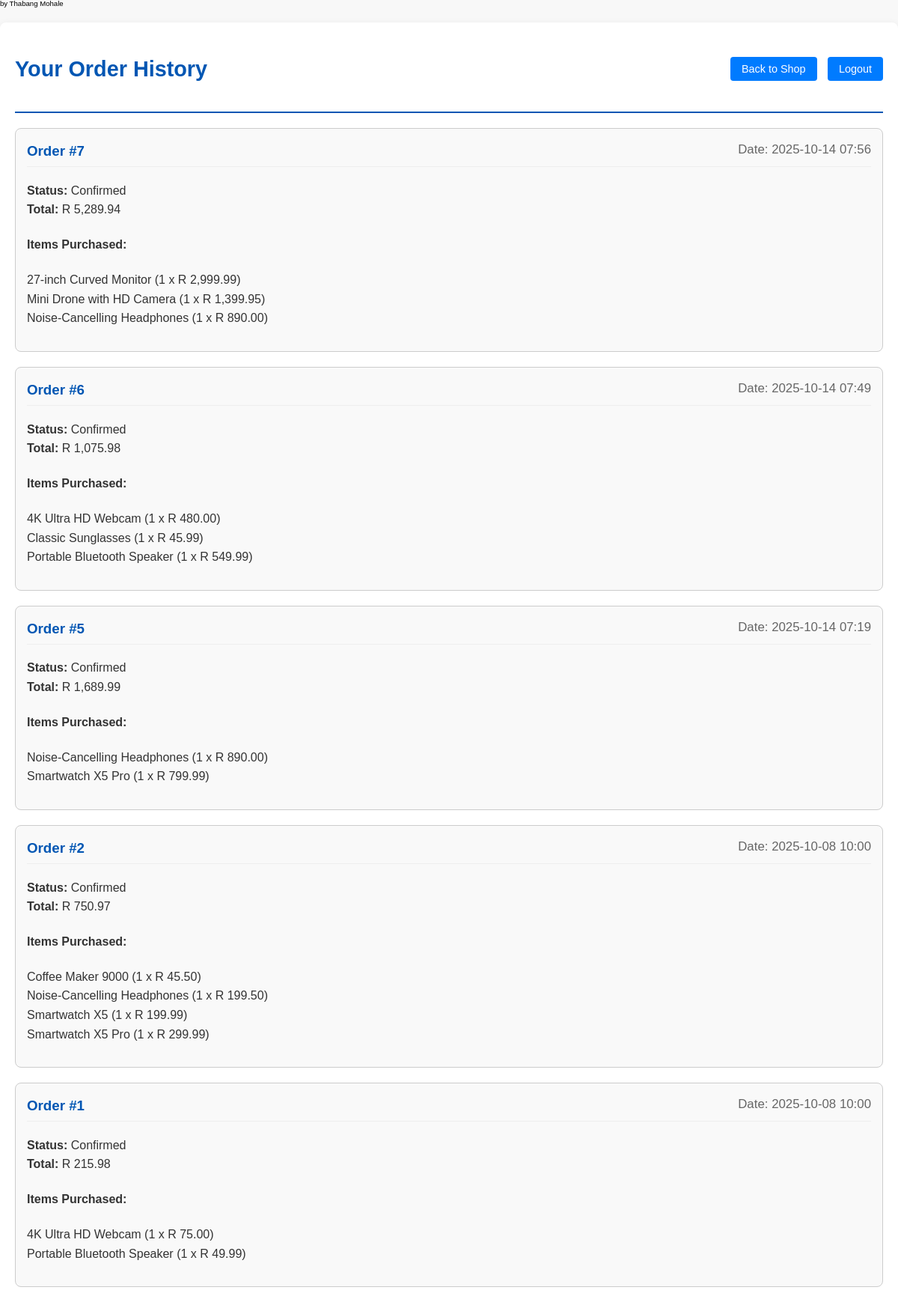
The page /order_history.php (signed in) on the database its author committed.
### tables this page shows
CREATE TABLE `orders` (
  `orderID` int NOT NULL AUTO_INCREMENT,
  `customerID` int NOT NULL,
  `totalAmount` decimal(10,2) NOT NULL,
  `status` enum('pending','confirmed','cancelled') NOT NULL DEFAULT 'pending',
  `order_date` timestamp NULL DEFAULT CURRENT_TIMESTAMP,
  PRIMARY KEY (`orderID`),
  KEY `customerID` (`customerID`),
  CONSTRAINT `orders_ibfk_1` FOREIGN KEY (`customerID`) REFERENCES `customers` (`customerID`)
);

CREATE TABLE `order_items` (
  `itemID` int NOT NULL AUTO_INCREMENT,
  `orderID` int NOT NULL,
  `productID` int NOT NULL,
  `quantity` int NOT NULL,
  `unit_price` decimal(10,2) NOT NULL,
  PRIMARY KEY (`itemID`),
  KEY `orderID` (`orderID`),
  KEY `productID` (`productID`),
  CONSTRAINT `order_items_ibfk_1` FOREIGN KEY (`orderID`) REFERENCES `orders` (`orderID`),
  CONSTRAINT `order_items_ibfk_2` FOREIGN KEY (`productID`) REFERENCES `products` (`productID`)
);

CREATE TABLE `products` (
  `productID` int NOT NULL AUTO_INCREMENT,
  `name` varchar(150) NOT NULL,
  `description` text,
  `price` decimal(10,2) NOT NULL,
  `stockQty` int NOT NULL DEFAULT '0',
  `category` varchar(50) NOT NULL,
  PRIMARY KEY (`productID`),
  KEY `idx_category` (`category`),
  KEY `idx_stock` (`stockQty`)
);

### order_history.php (the view, shortened to what this page needs)
<?php
require 'db_config.php';
$customerID = $_SESSION['customerID'];
$orders = [];
try {
    $stmt = $pdo->prepare("SELECT orderID, totalAmount, status, order_date FROM Orders WHERE customerID = ? ORDER BY order_date DESC");
    $stmt->execute([$customerID]);
    $rawOrders = $stmt->fetchAll();
    $orderIDs = array_column($rawOrders, 'orderID');
    if (!empty($orderIDs)) {
        $placeholders = implode(',', array_fill(0, count($orderIDs), '?'));
        $itemStmt = $pdo->prepare("
            SELECT oi.orderID, oi.quantity, oi.unit_price, p.name
            FROM Order_Items oi
            JOIN Products p ON oi.productID = p.productID
            WHERE oi.orderID IN ($placeholders)
            ORDER BY oi.orderID, p.name
        ");
        $itemStmt->execute($orderIDs);
        $itemsByOrder = [];
        $rawItems = $itemStmt->fetchAll();
        foreach ($rawItems as $item) {
            $itemsByOrder[$item['orderID']][] = $item;
        }
        foreach ($rawOrders as $order) {
            $order['items'] = $itemsByOrder[$order['orderID']] ?? [];
            $orders[] = $order;
        }
    }
} catch (PDOException $e) {
    error_log("Order history error for user $customerID: " . $e->getMessage());
    die("Could not load order history due to a system error.");
}
?>
<!DOCTYPE html>
<html lang="en">
<head>
    <span style="font-size: 0.6em; font-weight: 430; color: #000000ff; display: block; line-height: 1;">by Thabang Mohale</span>
    <link rel="stylesheet" href="styles.css">
</head>
<body>
    <div class="container">
        <header>
            <h1>Your Order History</h1>
            <nav>
                <a href="index.php">Back to Shop</a>
                <a href="logout.php">Logout</a>
            </nav>
        </header>
        <section>
            <?php if (empty($orders)): ?>
                <p>You have not placed any orders yet.</p>
            <?php else: ?>
                <?php foreach ($orders as $order): ?>
                <div class="order-card">
                    <h3>Order #<?php echo htmlspecialchars($order['orderID']); ?>
                        <span style="float: right; font-weight: normal; font-size: 0.9em; color: #666;">
                            Date: <?php echo date('Y-m-d H:i', strtotime($order['order_date'])); ?>
                        </span>
                    </h3>
                    <p>
                        <strong>Status:</strong> <?php echo htmlspecialchars(ucfirst($order['status'])); ?><br>
                        <strong>Total:</strong> R <?php echo number_format($order['totalAmount'], 2); ?>
                    </p>
                    <h4>Items Purchased:</h4>
                    <ul class="item-list">
                        <?php foreach ($order['items'] as $item): ?>
                            <li>
                                <?php echo htmlspecialchars($item['name']); ?>
                                (<?php echo (int)$item['quantity']; ?> x R <?php echo number_format($item['unit_price'], 2); ?>)
                            </li>
                        <?php endforeach; ?>
                    </ul>
                </div>
                <?php endforeach; ?>
            <?php endif; ?>
        </section>
    </div>
</body>
</html>

### styles.css (style rules this page uses)
body { font-family: 'Arial', sans-serif; margin: 0; padding: 0; background: #f8f8f8; color: #333; line-height: 1.6; }
.container { max-width: 1200px; margin: 20px auto; background: white; padding: 20px; border-radius: 8px; box-shadow: 0 4px 12px rgba(0,0,0,0.1); }
header { display: flex; justify-content: space-between; align-items: center; padding-bottom: 15px; border-bottom: 2px solid #0056b3; margin-bottom: 20px; }
h1 { color: #0056b3; font-size: 1.8rem; }
nav a, nav button { text-decoration: none; color: white; padding: 8px 15px; border-radius: 4px; background: #007bff; border: none; cursor: pointer; margin-left: 10px; font-size: 0.9rem; }

### order_history.php (style rules this page uses)
.order-card { border: 1px solid #ccc; padding: 15px; margin-bottom: 20px; border-radius: 8px; background-color: #f9f9f9; }
.order-card h3 { border-bottom: 1px solid #eee; padding-bottom: 5px; margin-top: 0; color: #0056b3; }
.item-list { list-style: none; padding-left: 0; }

### rows shown on the page
orders: orderID "7", order_date "2025-10-14 07:56", status "Confirmed", totalAmount "5,289.94"
order_items: productID.name "27-inch Curved Monitor", quantity "1", unit_price "2,999.99"
order_items: productID.name "Mini Drone with HD Camera", quantity "1", unit_price "1,399.95"
order_items: productID.name "Noise-Cancelling Headphones", quantity "1", unit_price "890.00"
orders: orderID "6", order_date "2025-10-14 07:49", status "Confirmed", totalAmount "1,075.98"
order_items: productID.name "4K Ultra HD Webcam", quantity "1", unit_price "480.00"
order_items: productID.name "Classic Sunglasses", quantity "1", unit_price "45.99"
order_items: productID.name "Portable Bluetooth Speaker", quantity "1", unit_price "549.99"
orders: orderID "5", order_date "2025-10-14 07:19", status "Confirmed", totalAmount "1,689.99"
order_items: productID.name "Noise-Cancelling Headphones", quantity "1", unit_price "890.00"
order_items: productID.name "Smartwatch X5 Pro", quantity "1", unit_price "799.99"
orders: orderID "2", order_date "2025-10-08 10:00", status "Confirmed", totalAmount "750.97"
order_items: productID.name "Coffee Maker 9000", quantity "1", unit_price "45.50"
order_items: productID.name "Noise-Cancelling Headphones", quantity "1", unit_price "199.50"
order_items: productID.name "Smartwatch X5", quantity "1", unit_price "199.99"
order_items: productID.name "Smartwatch X5 Pro", quantity "1", unit_price "299.99"
orders: orderID "1", order_date "2025-10-08 10:00", status "Confirmed", totalAmount "215.98"
order_items: productID.name "4K Ultra HD Webcam", quantity "1", unit_price "75.00"
order_items: productID.name "Portable Bluetooth Speaker", quantity "1", unit_price "49.99"
